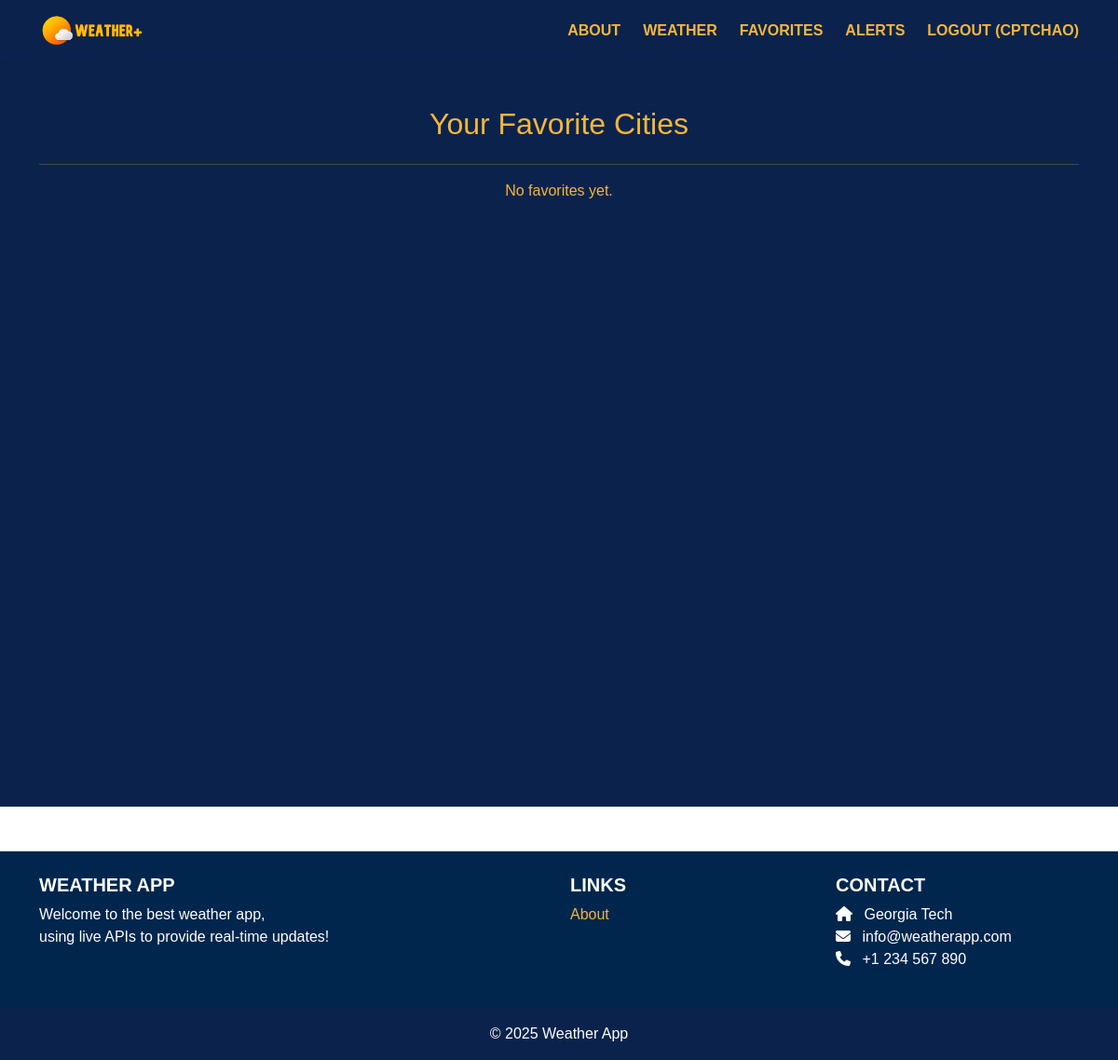
Page /favorites/ (signed in) on the earlier database version.
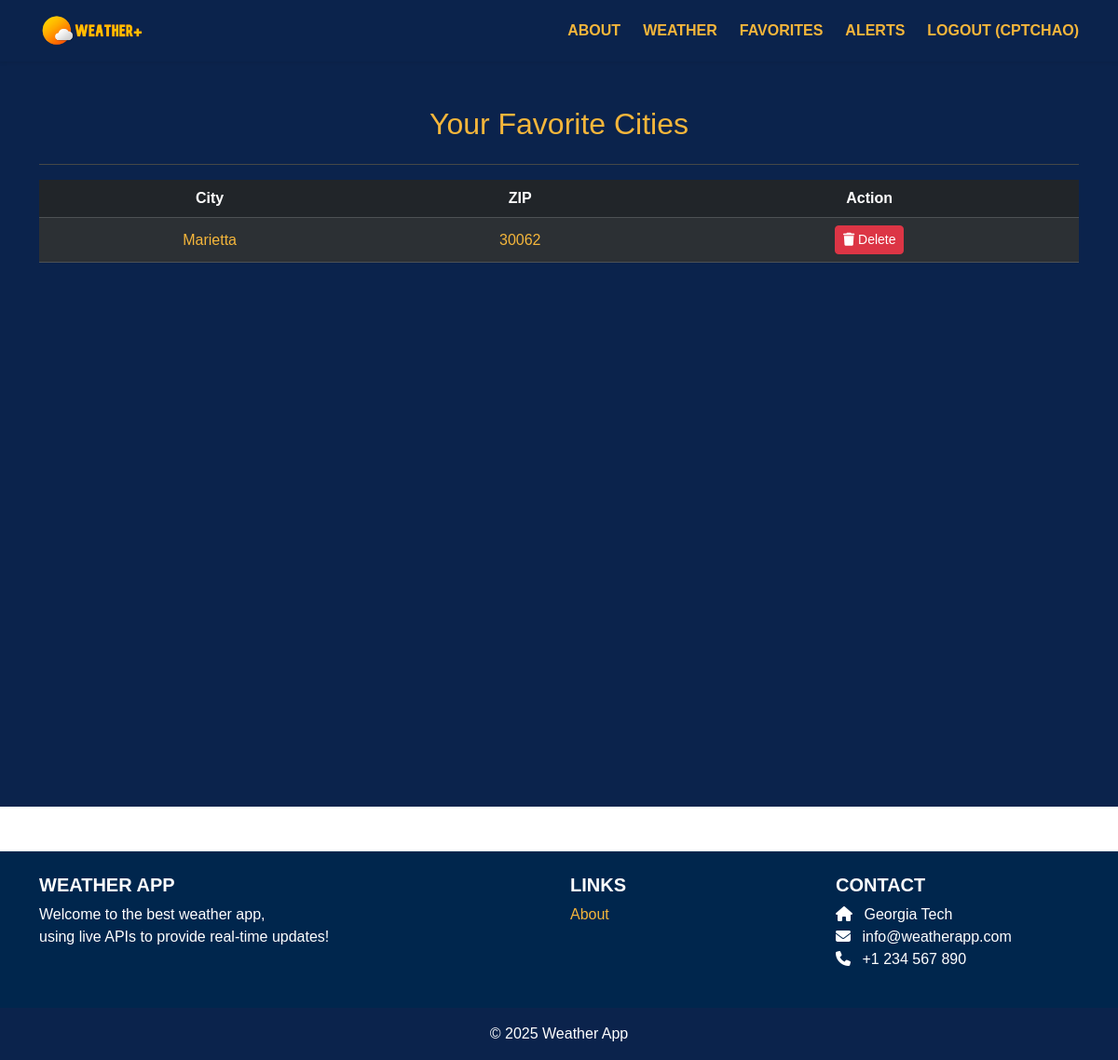
Same page on the later database version.
### favorites/models.py (models this page shows, shortened)
class FavoriteZip(models.Model):
    user      = models.ForeignKey(User, on_delete=models.CASCADE,
                                  related_name='favorite_zips')
    zip_code  = models.CharField(max_length=15)
    city_name = models.CharField(
        max_length=120,
        default='',  # <─ satisfies existing rows
        blank=True  # allows empty string in admin/forms
    )
    class Meta:
        unique_together = ('user', 'zip_code')
        ordering = ['city_name']

### favorites/views.py (the view)
# urls.py: path('', index, name='favorites.index'),
@login_required
def index(request):
    zips = request.user.favorite_zips.all()
    return render(request, 'favorites/index.html', {'zips': zips})

### favorites/templates/favorites/index.html
{% extends 'base.html' %}
{% block content %}
<div class="py-5" style="background-color: #0B234C; min-height: 100vh;">
  <div class="container">
    <h2 class="text-center mb-4" style="font-family: 'Helvetica'; color: #F5B63B;">Your Favorite Cities</h2>
    <hr style="border-color: #F5B63B;">
    {% if zips %}
      <div class="table-responsive">
        <table class="table table-dark table-striped text-center align-middle" style="font-family: 'Helvetica';">
          <thead style="background-color: #F5B63B; color: #0B234C;">
            <tr>
              <th>City</th>
              <th>ZIP</th>
              <th>Action</th>
            </tr>
          </thead>
          <tbody>
            {% for fav in zips %}
            <tr>
              <td>
                <a href="{% url 'weather.index' %}?zip_code={{ fav.zip_code }}" class="text-decoration-none" style="color: #F5B63B;">
                  {{ fav.city_name }}
                </a>
              </td>
              <td style="color: #F5B63B;">{{ fav.zip_code }}</td>
              <td>
                <a href="{% url 'favorites.delete' fav.id %}" class="btn btn-sm btn-danger">
                  <i class="fa fa-trash"></i> Delete
                </a>
              </td>
            </tr>
            {% endfor %}
          </tbody>
        </table>
      </div>
    {% else %}
      <p class="text-center" style="font-family: 'Helvetica'; color: #F5B63B;">No favorites yet.</p>
    {% endif %}
  </div>
</div>
{% endblock %}

### weatherapp/templates/base.html (shortened to what this page needs)
<!DOCTYPE html>
<html lang="en">
{% load static %}
<head>
  <link rel="stylesheet" href="https://unpkg.com/leaflet@1.9.4/dist/leaflet.css"
 />
  <link href="https://cdn.jsdelivr.net/npm/bootstrap@5.3.3/dist/css/bootstrap.min.css" rel="stylesheet"
>
  <link rel="stylesheet" href="https://cdnjs.cloudflare.com/ajax/libs/font-awesome/6.1.1/css/all.min.css">
  <link rel="stylesheet" type="text/css" href="{% static 'css/style.css' %}">
</head>
<body>
  <nav class="navbar navbar-expand-lg navbar-dark shadow-sm" style="background-color: #0B234C;">
    <div class="container">
      <a class="navbar-brand d-flex align-items-center" href="{% url 'home.index' %}">
        <img src="{% static 'img/logo.png' %}" alt="Weather App Logo" height="40" class="me-2">
      </a>
      <div class="collapse navbar-collapse" id="navbarNav">
        <div class="ms-auto d-flex gap-4 align-items-center">
          <a href="{% url 'home.about' %}"
            style="color: #F5B63B; font-weight: bold; text-transform: uppercase; text-decoration: none;">About</a>
          <a href="{% url 'weather.index' %}"
            style="color: #F5B63B; font-weight: bold; text-transform: uppercase; text-decoration: none;">Weather</a>
          <a href="{% url 'favorites.index' %}"
            style="color: #F5B63B; font-weight: bold; text-transform: uppercase; text-decoration: none;">Favorites</a>
          <a href="{% url 'weather.alerts' %}"
            style="color: #F5B63B; font-weight: bold; text-transform: uppercase; text-decoration: none;">Alerts</a>
          {% if user.is_authenticated %}
          <a href="{% url 'accounts.logout' %}"
            style="color: #F5B63B; font-weight: bold; text-transform: uppercase; text-decoration: none;">
            Logout ({{ user.username }})
          </a>
          {% else %}
          <a href="{% url 'accounts.login' %}"
            style="color: #F5B63B; font-weight: bold; text-transform: uppercase; text-decoration: none;">Login</a>
          <a href="{% url 'accounts.signup' %}"
            style="color: #F5B63B; font-weight: bold; text-transform: uppercase; text-decoration: none;">Sign Up</a>
          {% endif %}
        </div>
      </div>
    </div>
  </nav>
  <div>
    {% block content %}
    {% endblock content %}
  </div>
  <footer class="bg-dark text-white pt-4 mt-5" style="color: #F5B63B;">
    <div class="container text-center text-md-start">
      <div class="row">
        <div class="col-md-6 mb-4">
          <h5 class="text-uppercase fw-bold">Weather App</h5>
          <p>
            Welcome to the best weather app,<br>
            using live APIs to provide real-time updates!
          </p>
        </div>
        <div class="col-md-3 mb-4">
          <h5 class="text-uppercase fw-bold">Links</h5>
          <ul class="list-unstyled">
            <li><a href="{% url 'home.about' %}" class="text-decoration-none" style="color: #F5B63B;">About</a></li>
          </ul>
        </div>
        <div class="col-md-3 mb-4">
          <h5 class="text-uppercase fw-bold">Contact</h5>
          <ul class="list-unstyled">
            <li><i class="fas fa-home me-2"></i> Georgia Tech</li>
            <li><i class="fas fa-envelope me-2"></i> info@weatherapp.com</li>
            <li><i class="fas fa-phone me-2"></i> +1 234 567 890</li>
          </ul>
        </div>
      </div>
    </div>
    <div class="text-center py-3" style="background-color: #0B234C;">
      © 2025 Weather App
    </div>
  </footer>
</body>
</html>

### static/css/style.css (style rules this page uses)
.bg-dark { background-color: #00264D !important; }

### weatherapp/templates/base.html (style rules this page uses)
body { font-family: 'Helvetica', 'Arial', sans-serif; }
.navbar a, .footer, footer, h1, h2, h5, p, ul, li { font-family: 'Helvetica', 'Arial', sans-serif; }

Differences in the rows shown:
added FavoriteZip: city_name "Marietta", zip_code "30062"
Other differences:
text no longer shown: "No favorites yet."
text now shown: "City ZIP Action"
